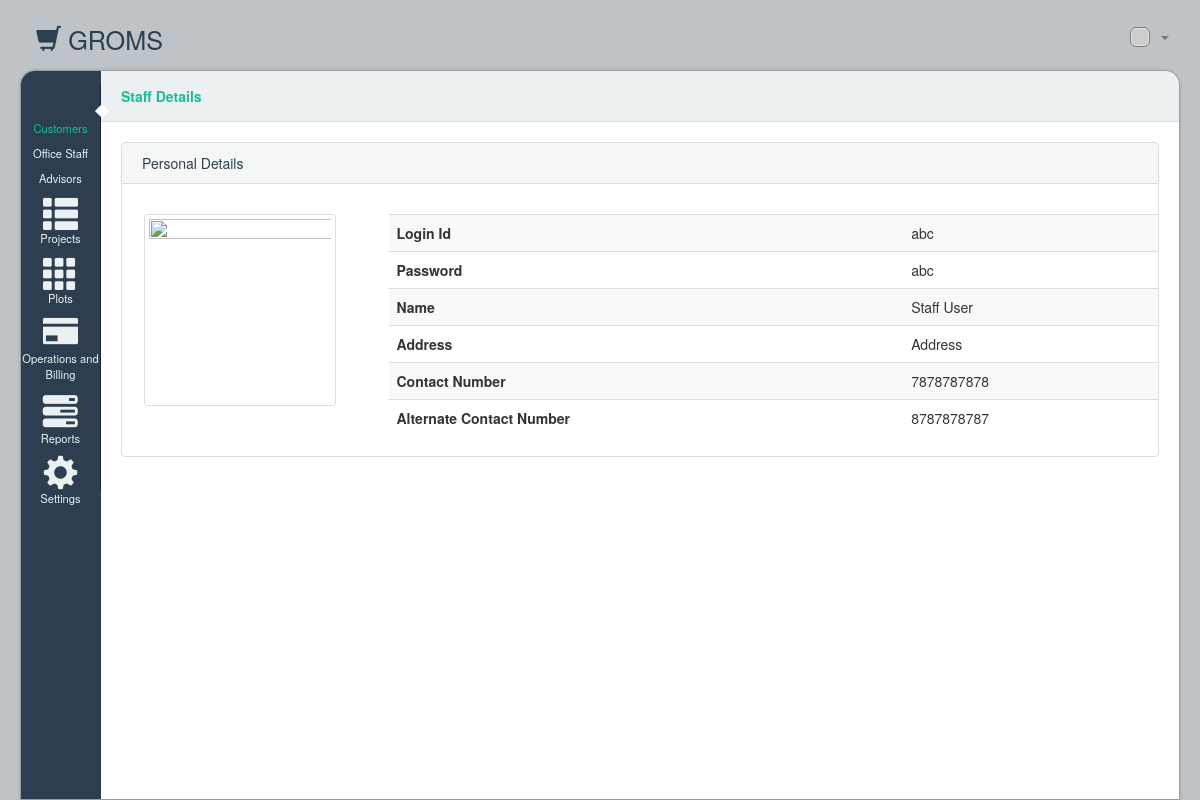
The page /staffmember_detail/1/ on the database as committed earlier.
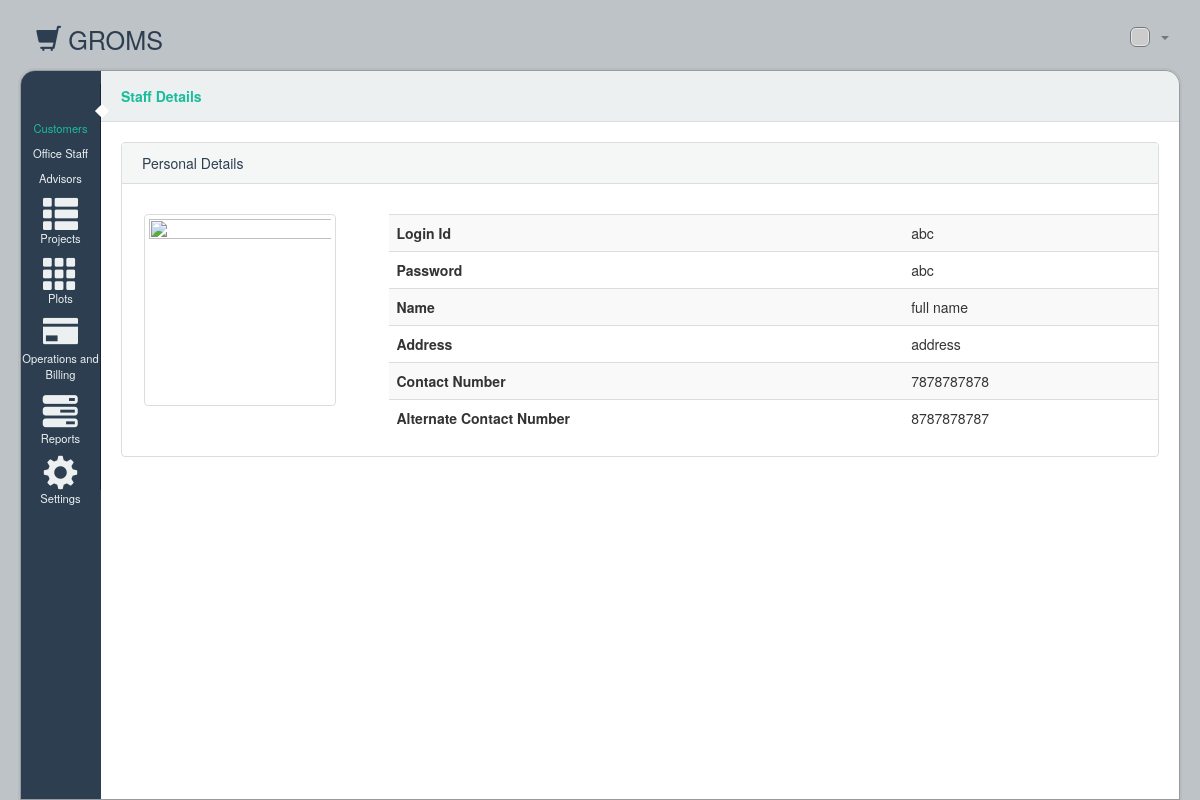
The same page on the database as committed later.
### grom/models.py (models this page shows, shortened)
class StaffUser(models.Model):
	loginid = models.CharField(max_length=50, unique=True)
	password = models.CharField(max_length=50)
	fullname = models.CharField(max_length=100)
	contact_no = models.CharField(max_length=15)
	alternate_contact_no = models.CharField(max_length=15,null=True)
	address = models.TextField()

### grom/views.py (the view)
# urls.py: url(r'^staffmember_detail/(?P<member_id>.+)/$', views.staffmember_detail),
def staffmember_detail(request, member_id):
    member = StaffUser.objects.get(id=member_id)
    return render(request, 'grom/staffmember_detail.html', {'member': member})

### grom/templates/grom/staffmember_detail.html (shortened to what this page needs)
{%extends 'grom/base.html'%}
{%block content%}
      <section id='tools'>
        <ul class='breadcrumb' id='breadcrumb'>
          <li class='title'>Staff Details</li>
        </ul>
        <div id='toolbar'>
        </div>
      </section>
      <div id='content'>
        <div class='panel panel-default'>
          <div class='panel-heading'>
            Personal Details
          </div>
          <div class='panel-body'></div>
          <div class='row'>
            <div align='center' class='col-md-3 col-lg-3'>
              <img class="img-responisve img-thumbnail" alt="" width="192" height="192" src="../assets/images/thumb_default-bc6b0c05.png" />
            </div>
            <div class='col-md-9 col-lg-9'>
              <table class='table table-user-information'>
                <tbody>
                  <tr>
                    <th>Login Id</th>
                    <td>{{member.loginid}}</td>
                  </tr>
                  <tr>
                    <th>Password</th>
                    <td>{{member.password}}</td>
                  </tr>
                  <tr>
                    <th>Name</th>
                    <td>{{member.fullname}}</td>
                  </tr>
                  <tr>
                    <th>Address</th>
                    <td>{{member.address}}</td>
                  </tr>
                  <tr>
                    <th>Contact Number</th>
                    <td>{{member.contact_no}}</td>
                  </tr>
                  <tr>
                    <th>Alternate Contact Number</th>
                    <td>{{member.alternate_contact_no}}</td>
                  </tr>
                </tbody>
              </table>
            </div>
          </div>
        </div>
             </div>
    </div>
   {%endblock content%}

Rows that differ between the two databases and show on the page:
changed StaffUser "abc": fullname "Staff User" → "full name"; address "Address" → "address"
